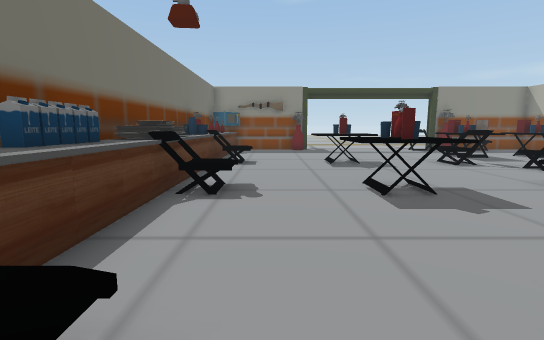
View 1 (above)

16 first-person views from a walk through a Unity game level. The camera is 1.2 m above the floor, tilts 8° down and sees 85° across. The floor is counted in squares, 1 m on a side. Each view is taken from the middle of a square. On the plan, view 1 faces up. The plan holds only what a view shows up to about 13 squares ahead; the rest is blank. The place goes on beyond the plan. Some animated figures are left out.

View 2
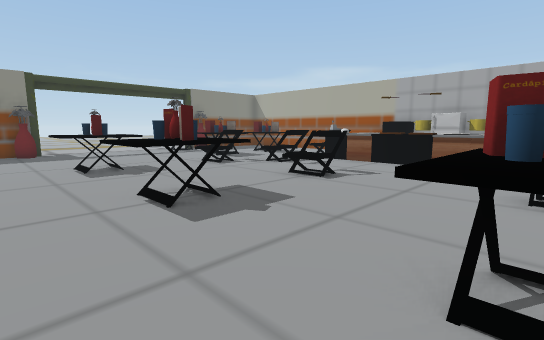

View 3
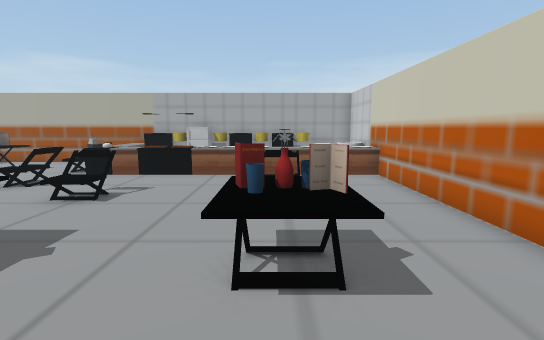

View 4
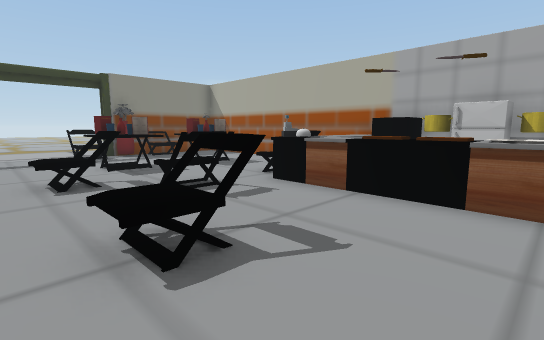

View 5
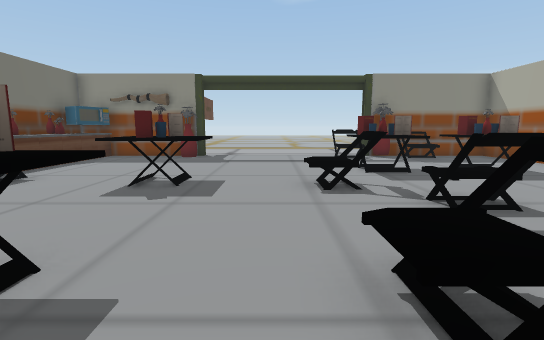

View 6
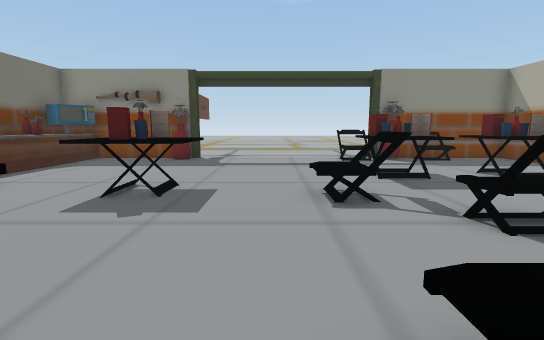

View 7
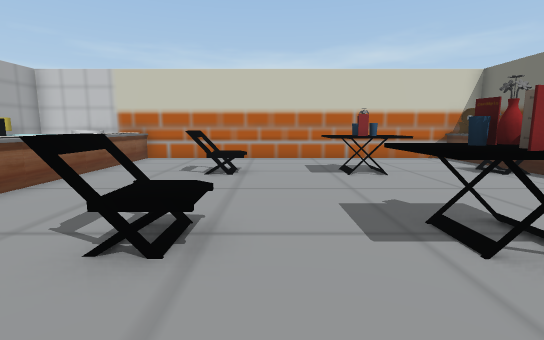

View 8
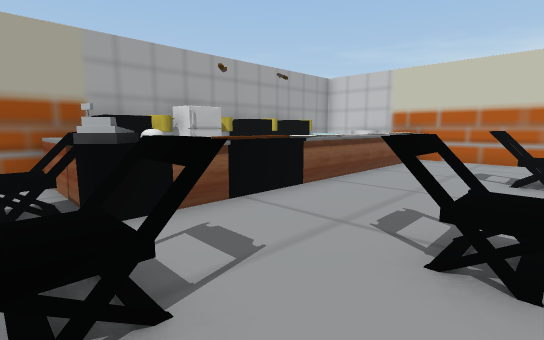

View 9
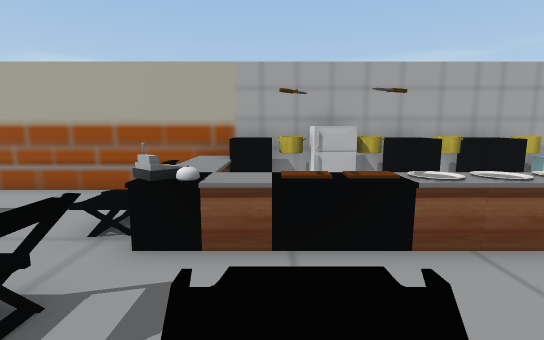

View 10
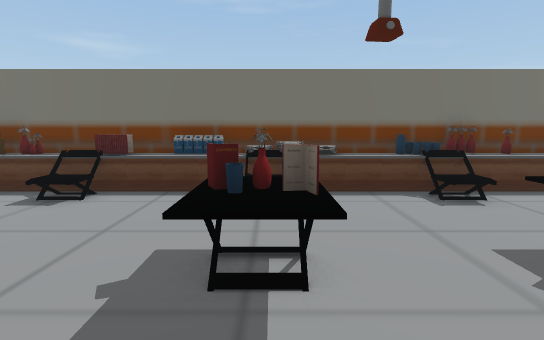

View 11
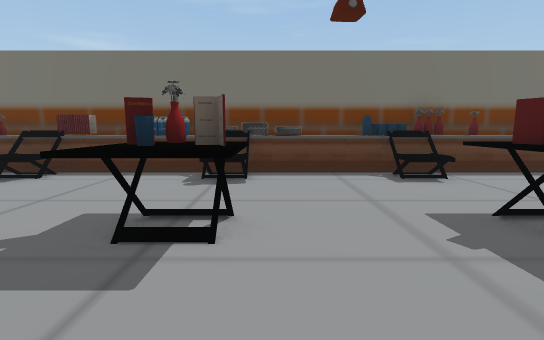

View 12
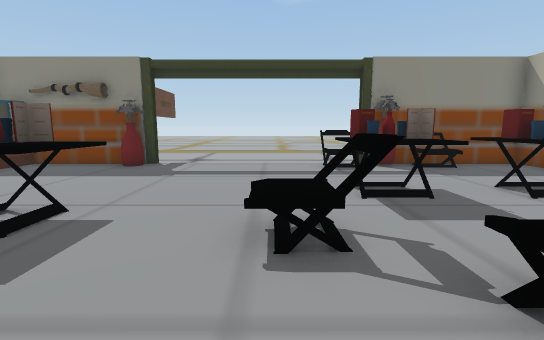

View 13
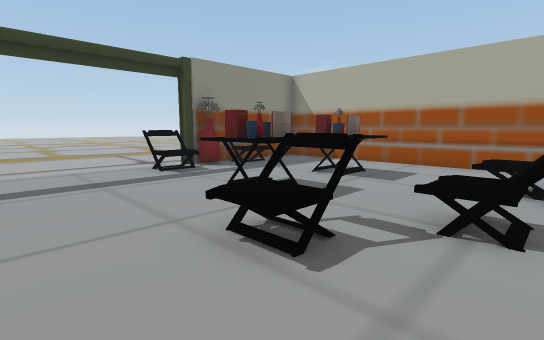

View 14
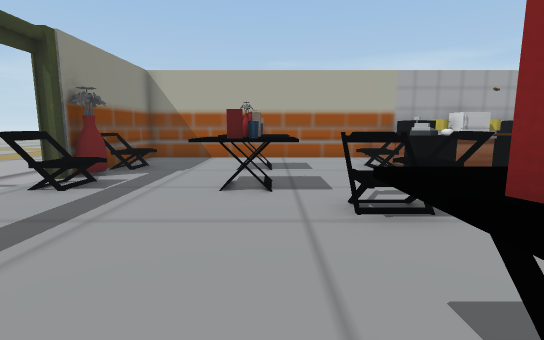

View 15
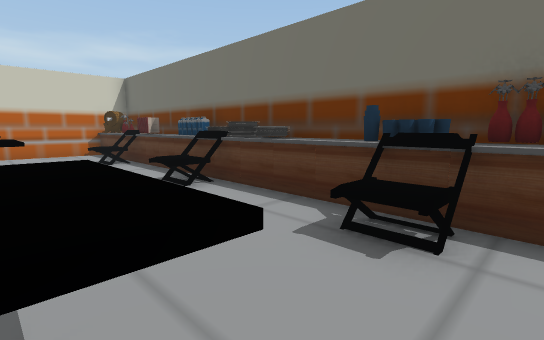

View 16
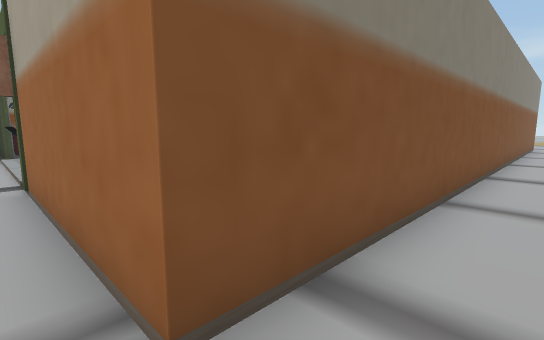

### Floor plan
Key: @ floor where view 1 was taken; # wall or solid block; . main floor; : floor 0.5 m higher than the main floor; = window, fence, low wall or low ledge; ^ raised ledge; C chair; E oven; O other object.
Columns run from 5 left of view 1 to 14 right of it. Each row starts with its distance up from view 1.
 18 . ..............
 17  #OO##O#.....C#OC###
 16 .##O...O.....OC.O..#
 15 .#OO...............#
 14 .#OO...............#
 13 .#OO.........O^#O^.#
 12 .#OO.........OO=OO.#
 11 .#OCC..OO...C......#
 10 .#OC...OO..OC......#
  9 .##O.........OC.O..#
  8 .##O.........CCOCCOO
  7 .#OO...==......OOOOO
  6  #OCO..OO..:C..OO EE
  5  #OC...O^...C..OO EO
  4  #OO...........OO EE
  3  #OO...........OO EO
  2  ##O...........OO EE
  1  #OC:..OO..OC..OO EO
  0   OC.@.O^...C..OO EE
 -1   OO...........OO EO
 -2   #O...........OOOOO
 -3   #O###########O####

Where each view was taken, in squares from view 1:
view 1: 0 up, 0 right, facing up
view 2: 1 up, 0 right, facing up-right
view 3: 1 up, 1 left, facing right
view 4: 3 up, 5 right, facing up-right
view 5: 4 up, 5 right, facing up
view 6: 5 up, 5 right, facing up
view 7: 9 up, 5 right, facing down
view 8: 9 up, 6 right, facing down-right
view 9: 6 up, 6 right, facing right
view 10: 6 up, 6 right, facing left
view 11: 7 up, 6 right, facing left
view 12: 7 up, 6 right, facing up
view 13: 8 up, 4 right, facing up-right
view 14: 12 up, 2 right, facing right
view 15: 12 up, 2 right, facing down-left
view 16: 18 up, 5 left, facing down-right
